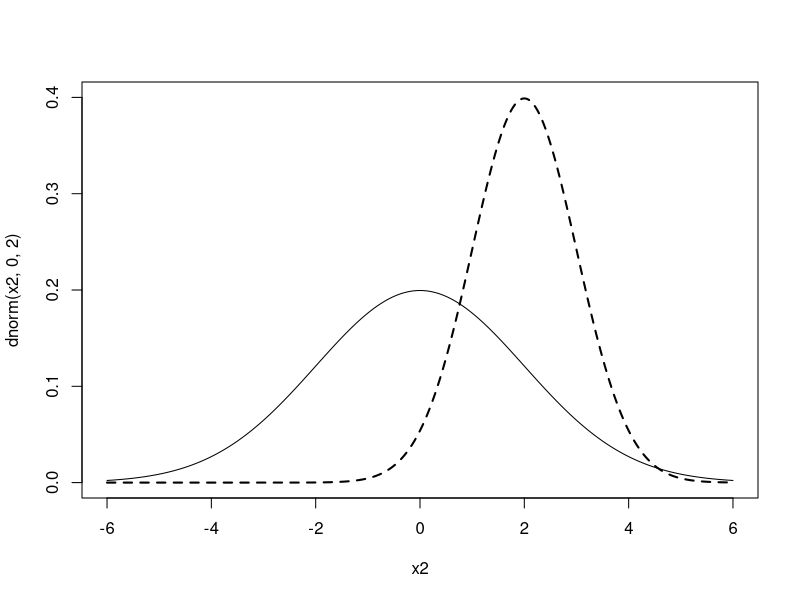

This figure's R source: (Note: this script raises an error after producing the figure.)


x1<-seq(-3,3,0.01)
x2<-seq(-6,6,0.01)

plot(x2,dnorm(x2,0,2),type="l",ylim=c(0,0.4))
lines(x2,dnorm(x2,2,1),lty=2,lwd=2)
lines(x2,dnorm(x2,0,1),lty=3,lwd)
legend(-4,0.4,)

